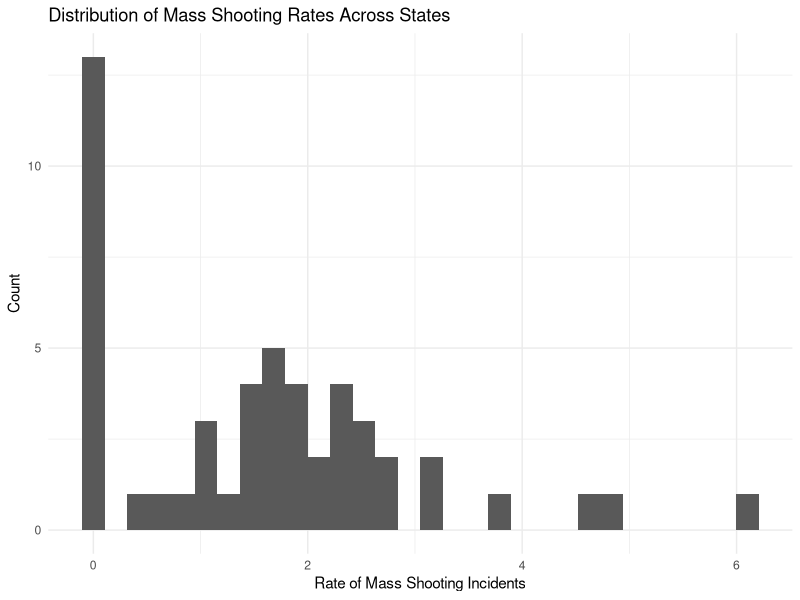
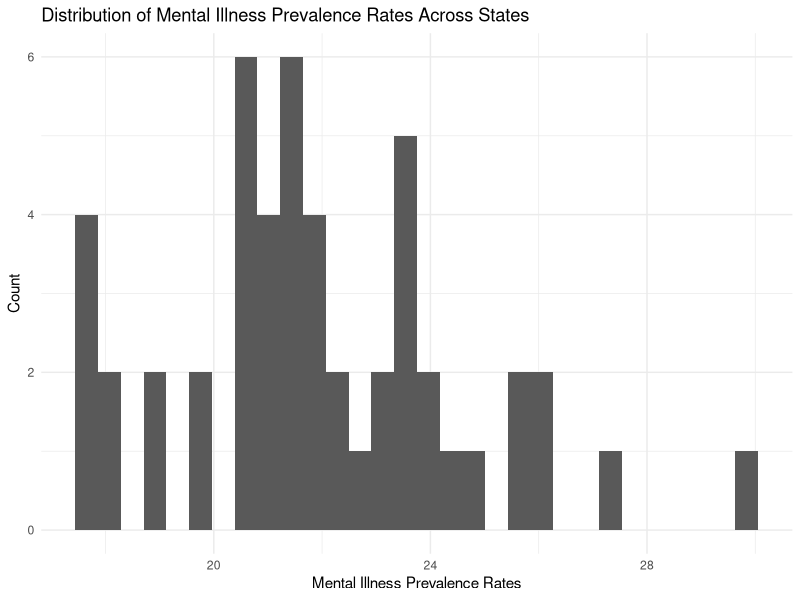
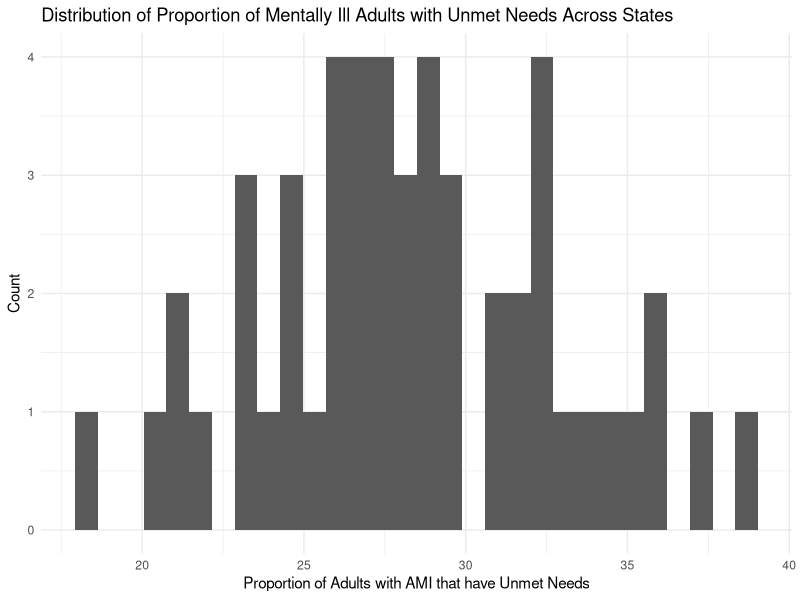
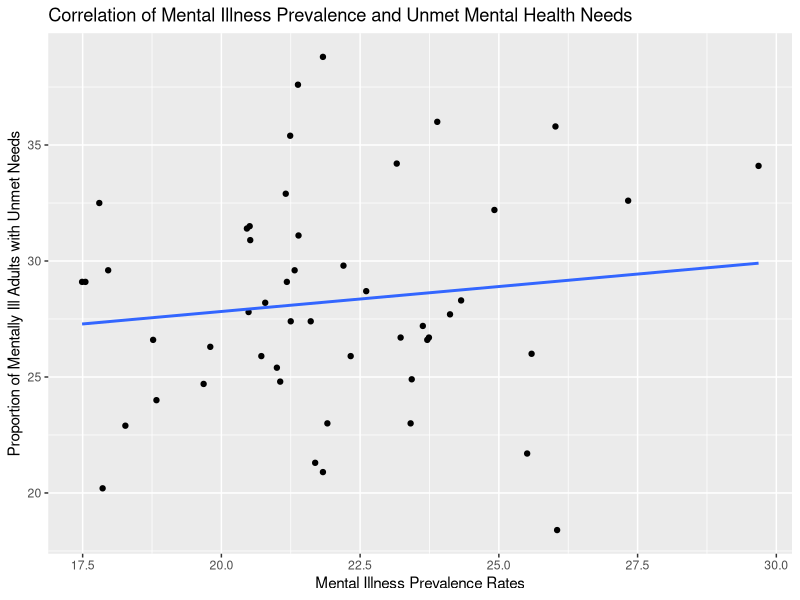
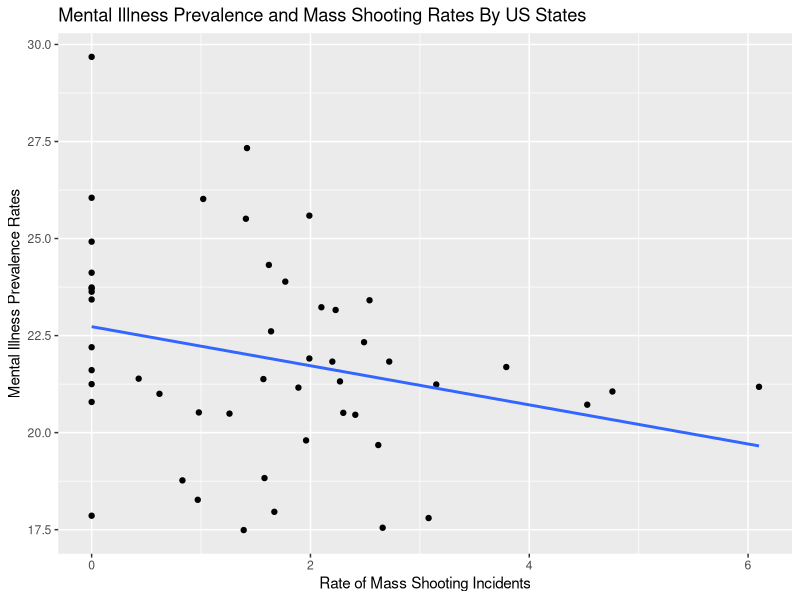
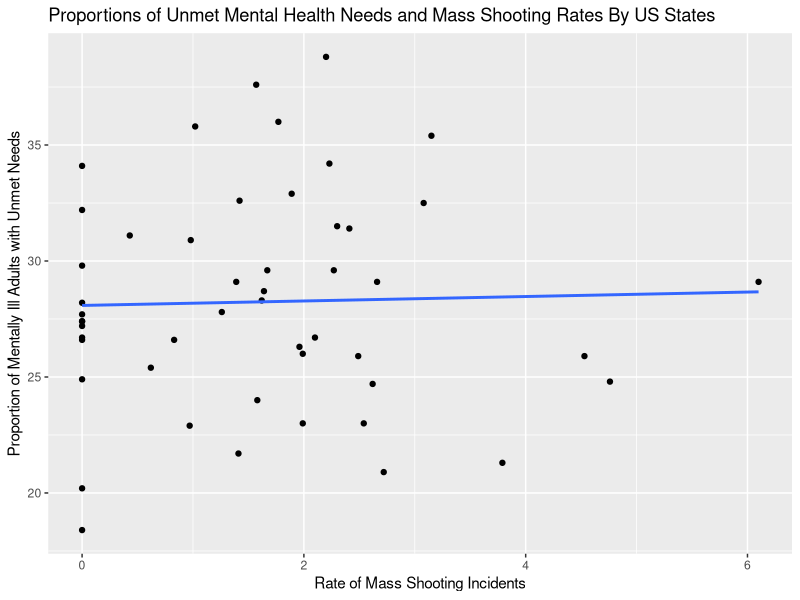
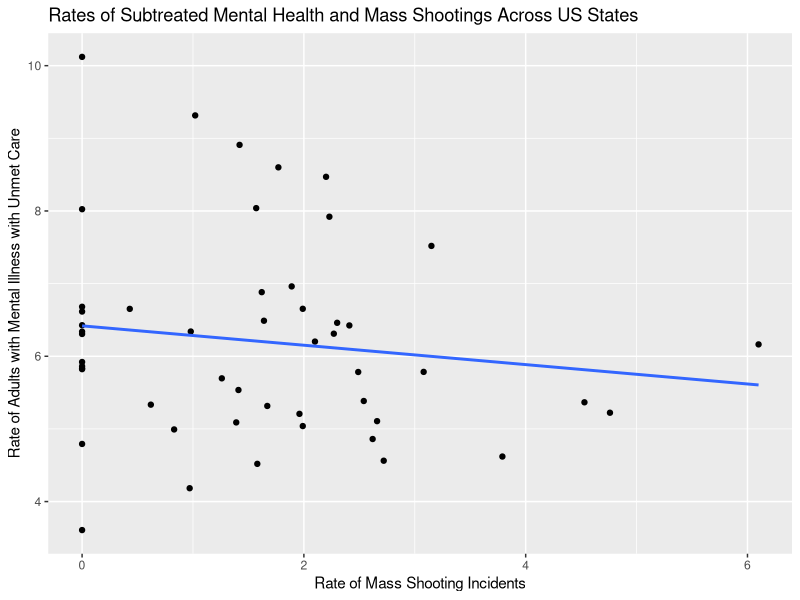

The R script that drew these images, in order:
## ---- chunk 1
library(dplyr)
library(plyr)
library(ggplot2)
library(ggrepel)
## ---- chunk 2

state_ms <- c("Illinois", "Texas", "California", "Pennsylvania", "Florida", "New York", "Georgia", "Louisiana", "Michigan", "North Carolina", "South Carolina", "Virginia", "Maryland", "Ohio", "Tennessee", "Alabama", "Wisconsin", "Indiana", "Mississippi", "Missouri", "Arizona", "Colorado", "Minnesota", "Washington", "Kentucky", "New Jersey", "Oklahoma", "Oregon", "Arkansas", "Nebraska", "Nevada", "New Mexico", "Connecticut", "Kansas", "Massachusetts", "Iowa", "Delaware", "Alaska", "Hawaii", "Idaho", "Maine", "Montana", "New Hampshire", "North Dakota", "Rhode Island", "South Dakota", "Utah", "Vermont", "West Virginia", "Wyoming")

population_ms <- c(57, 50, 49, 34, 31, 31, 29, 28, 25, 21, 20, 20, 19, 19, 17, 16, 16, 15, 14, 14, 13, 13, 12, 11, 9, 9, 8, 6, 5, 5, 5, 4, 3, 3, 3, 2, 1, 0, 0, 0, 0, 0, 0, 0, 0, 0, 0, 0, 0, 0)

rate_ms <- c(4.53, 1.67, 1.26, 2.62, 1.39, 1.58, 2.66, 6.10, 2.49, 1.96, 3.79, 2.30, 3.08, 1.62, 2.41, 3.15, 2.72, 2.20, 4.76, 2.27, 1.77, 2.23, 2.10, 1.41, 1.99, 0.97, 1.99, 1.42, 1.64, 2.54, 1.57, 1.89, 0.83, 1.02, 0.43, 0.62, 0.98, 0, 0, 0, 0, 0, 0, 0, 0, 0, 0, 0, 0, 0)

deaths_ms <- c(50, 84, 60, 21, 21, 23, 30, 14, 19, 17, 15, 36, 29, 19, 14, 11, 16, 17, 15, 13, 16, 23, 10, 4, 7, 3, 21, 5, 8, 5, 2, 16, 1, 12, 0, 3, 0, 0, 0, 0, 0, 0, 0, 0, 0, 0, 0, 0, 0, 0)

injury_ms <- c(254, 199, 186, 145, 126, 129, 106, 135, 98, 87, 93, 75, 52, 75, 71, 67, 62, 56, 55, 60, 68, 58, 43, 49, 39, 40, 19, 23, 35, 17, 35, 2, 11, 3, 14, 13, 4, 0, 0, 0, 0, 0, 0, 0, 0, 0, 0, 0, 0, 0)

data_ms <- data.frame(State = state_ms, Total_Population = population_ms, Rate = rate_ms, Deaths = deaths_ms, Injury = injury_ms)


ggplot(data_ms, aes(x = Rate)) + geom_histogram() + 
  labs (title = "Distribution of Mass Shooting Rates Across States", 
        x = "Rate of Mass Shooting Incidents", y = "Count") + 
  theme_minimal() 

## ---- chunk 3
rank_pre <- 1:51
state_pre <- c("Florida", "Georgia", "Maryland", "Hawaii", "Texas", "New Jersey", "Connecticut", "New York", "Pennsylvania", "North Carolina", "Tennessee", "California", "Virginia", "Delaware", "Illinois", "North Dakota", "Iowa", "Mississippi", "New Mexico", "Louisiana", "Alabama", "South Dakota", "Missouri", "Nevada", "Massachusetts", "Maine", "South Carolina", "Indiana", "Wisconsin", "Kentucky", "Alaska", "Michigan", "Arkansas", "District of Columbia", "Colorado", "Minnesota", "Nebraska", "Montana", "Wyoming", "Vermont", "New Hampshire", "Arizona", "Rhode Island", "Ohio", "Idaho", "Washington", "Oklahoma", "Kansas", "West Virginia", "Oregon", "Utah")
score_pre <- c(17.49, 17.55, 17.80, 17.86, 17.96, 18.27, 18.77, 18.83, 19.68, 19.80, 20.46, 20.49, 20.51, 20.52, 20.72, 20.79, 21.00, 21.06, 21.16, 21.18, 21.24, 21.25, 21.32, 21.38, 21.39, 21.61, 21.69, 21.83, 21.83, 21.91, 22.20, 22.33, 22.61, 22.95, 23.16, 23.23, 23.41, 23.43, 23.63, 23.71, 23.74, 23.89, 24.12, 24.32, 24.92, 25.51, 25.59, 26.02, 26.05, 27.33, 29.68)
num_pre <- c(2985000, 1397000, 822000, 189000, 3825000, 1251000, 524000, 2855000, 1963000, 1592000, 1073000, 6169000, 1331000, 156000, 2000000, 118000, 503000, 465000, 337000, 733000, 797000, 139000, 996000, 508000, 1172000, 234000, 862000, 1109000, 982000, 742000, 117000, 1729000, 514000, 131000, 1028000, 997000, 335000, 195000, 103000, 120000, 260000, 1339000, 202000, 2177000, 333000, 1500000, 752000, 560000, 366000, 909000, 675000)

# Create the dataframe
data_pre <- data.frame(Rank_Pre = rank_pre, State = state_pre, Total_Score = score_pre, Num_Pre = num_pre) %>%
  filter(State != "District of Columbia")

ggplot(data_pre, aes(x = Total_Score)) + geom_histogram() + 
  labs (title = "Distribution of Mental Illness Prevalence Rates Across States", 
        x = "Mental Illness Prevalence Rates", y = "Count") + 
  theme_minimal() 
## ---- chunk 4
rank_unt <- 1:51
state_unt <- c("West Virginia", "Hawaii", "Wisconsin", "South Carolina", "Washington", "New Jersey", "Nebraska", "Kentucky", "New York", "Pennsylvania", "Mississippi", "Montana", "Iowa", "Michigan", "Illinois", "Oklahoma", "North Carolina", "Vermont", "Connecticut", "New Hampshire", "Minnesota", "Wyoming", "South Dakota", "Maine", "Rhode Island", "California", "North Dakota", "Ohio", "Arkansas", "Louisiana", "Georgia", "Florida", "Missouri", "Texas", "Alaska", "Delaware", "Massachusetts", "Tennessee", "Virginia", "District of Columbia", "Idaho", "Maryland", "Oregon", "New Mexico", "Utah", "Colorado", "Alabama", "Kansas", "Arizona", "Nevada", "Indiana")
percentage_unt <- c(18.40, 20.20, 20.90, 21.30, 21.70, 22.90, 23.00, 23.00, 24.00, 24.70, 24.80, 24.90, 25.40, 25.90, 25.90, 26.00, 26.30, 26.60, 26.60, 26.70, 26.70, 27.20, 27.40, 27.40, 27.70, 27.80, 28.20, 28.30, 28.70, 29.10, 29.10, 29.10, 29.60, 29.60, 29.80, 30.90, 31.10, 31.40, 31.50, 32.20, 32.20, 32.50, 32.60, 32.90, 34.10, 34.20, 35.40, 35.80, 36.00, 37.60, 38.8)
num_unt <- c(73000, 38000, 198000, 197000, 331000, 277000, 76000, 168000, 681000, 477000, 121000, 48000, 120000, 455000, 501000, 222000, 393000, 30000, 118000, 77000, 270000, 28000, 33000, 65000, 56000, 1672000, 30000, 628000, 146000, 211000, 363000, 838000, 274000, 1101000, 33000, 49000, 364000, 323000, 417000, 44000, 107000, 249000, 297000, 112000, 244000, 353000, 271000, 219000, 484000, 189000, 406000)

# Create the dataframe
data_unt <- data.frame(Rank_Unt = rank_unt, State = state_unt, Percentage = percentage_unt, Num_Unt = num_unt)

ggplot(data_unt, aes(x = Percentage)) + geom_histogram() + 
  labs (title = "Distribution of Proportion of Mentally Ill Adults with Unmet Needs Across States", 
        x = "Proportion of Adults with AMI that have Unmet Needs", y = "Count") + 
  theme_minimal() 
## ---- chunk 5

df_pre_and_unt <- join(data_pre, data_unt, by = "State")

ggplot(df_pre_and_unt, aes(x = Total_Score, y = Percentage)) +
  geom_point() + 
  geom_smooth(method = lm, se = F) +
  labs(title = "Correlation of Mental Illness Prevalence and Unmet Mental Health Needs", 
       x = "Mental Illness Prevalence Rates", 
       y = "Proportion of Mentally Ill Adults with Unmet Needs")
## ---- chunk 6
cor(df_pre_and_unt["Total_Score"], df_pre_and_unt["Percentage"])
## ---- chunk 7
df_all <- join(df_pre_and_unt, data_ms, by = "State") %>% 
  mutate(State_ABR = c("FL", "GA", "MD", "HI", "TX", "NJ", "CT", "NY", "PA", "NC", "TN", "CA", "VA", "DE", "IL", "ND", "IA", "MS", "NM", "LA", "AL", "SD", "MO", "NV", "MA", "ME", "SC", "IN", "WI", "KY", "AK", "MI", "AR", "CO", "MN", "NE", "MT", "WY", "VT", "NH", "AZ", "RI", "OH", "ID", "WA", "OK", "KS", "WV", "OR", "UT"))
  
  

ggplot(df_all, aes(x = Rate, y = Total_Score)) +
  geom_point() + 
  geom_smooth(method = lm, se = F) +
  labs(title = "Mental Illness Prevalence and Mass Shooting Rates By US States", 
       x = "Rate of Mass Shooting Incidents",
       y = "Mental Illness Prevalence Rates")
## ---- chunk 8
cor(df_all["Rate"], df_all["Total_Score"])
## ---- chunk 9
ggplot(df_all, aes(x = Rate, y = Percentage)) +
  geom_point() + 
  geom_smooth(method = lm, se = F) +
  labs(title = "Proportions of Unmet Mental Health Needs and Mass Shooting Rates By US States", 
       x = "Rate of Mass Shooting Incidents",
       y = "Proportion of Mentally Ill Adults with Unmet Needs")
## ---- chunk 10
cor(df_all["Rate"], df_all["Percentage"])
## ---- chunk 11
df_all <- df_all %>%
  mutate(Percentage_by_state = (Percentage/100 * Total_Score/100) * 100)

ggplot(df_all, aes(x = Rate, y = Percentage_by_state)) +
  geom_point() + 
  geom_smooth(method = lm, se = F) +
  labs(title = "Rates of Subtreated Mental Health and Mass Shootings Across US States", 
       x = "Rate of Mass Shooting Incidents",
       y = "Rate of Adults with Mental Illness with Unmet Care")

## ---- chunk 12
cor(df_all["Rate"], df_all["Percentage_by_state"])
